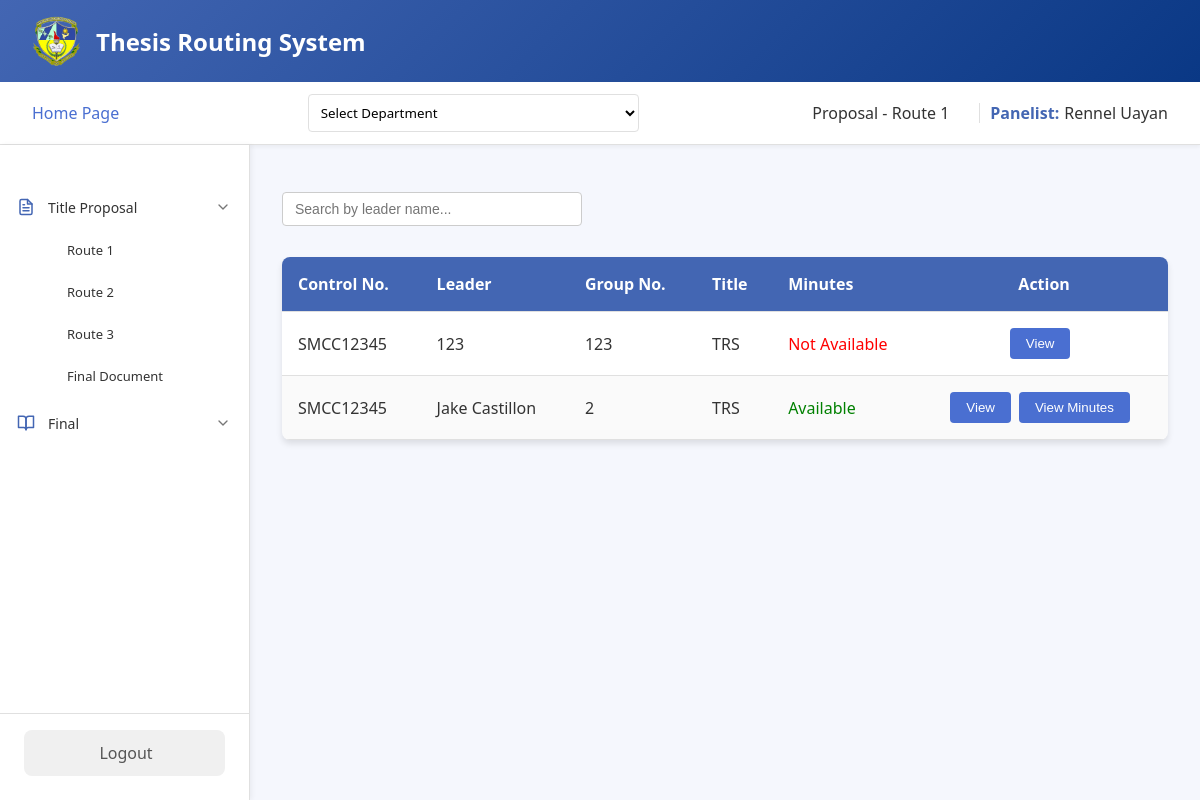
The app's page /panel/homepage/titleproposal/route1.php (signed in) with its own data.
### tables this page shows
CREATE TABLE `route1proposal_files` (
  `route1_id` int(11) NOT NULL,
  `student_id` int(11) NOT NULL,
  `docuRoute1` varchar(255) NOT NULL,
  `panel1_id` int(255) NOT NULL,
  `panel2_id` int(255) NOT NULL,
  `panel3_id` int(255) NOT NULL,
  `panel4_id` int(255) NOT NULL,
  `adviser_id` int(255) NOT NULL,
  `department` varchar(255) NOT NULL,
  `date_submitted` datetime DEFAULT NULL,
  `controlNo` varchar(255) NOT NULL,
  `fullname` varchar(255) NOT NULL,
  `group_number` int(255) NOT NULL,
  `title` varchar(255) NOT NULL,
  `school_year` varchar(255) NOT NULL,
  `panel5_id` varchar(255) NOT NULL,
  `minutes` varchar(255) NOT NULL,
  `routeNumber` varchar(255) NOT NULL
);

### panel/homepage/titleproposal/route1.php (the view, shortened to what this page needs)
<?php
include '../../../connection.php';
$selectedDepartment = $_POST['department'] ?? '';
$panel_id = $_SESSION['panel_id'];
$fullname = $_SESSION['fullname'] ?? 'Panelist';
?>
<!DOCTYPE html>
<html lang="en">
<head>
</head>
<body>
    <div class="container">
        <header class="header">
            <div class="logo-container">
                <img src="../../../assets/logo.png" alt="SMCC Logo">
                <div class="logo">Thesis Routing System</div>
            </div>
        </header>
        <div class="top-bar">
            <div class="homepage">
                <a href="../homepage.php">Home Page</a>
            </div>
            <div class="dropdown-container">
    <?php
    $checkPanel1Query = "SELECT COUNT(*) as count FROM route1proposal_files WHERE panel1_id = ? OR panel2_id = ? OR panel3_id = ? OR panel4_id = ? OR panel5_id = ?";
    $checkStmt = $conn->prepare($checkPanel1Query);
    $checkStmt->bind_param("sssss", $panel_id, $panel_id, $panel_id, $panel_id, $panel_id);
    $checkStmt->execute();
    $isPanelResult = $checkStmt->get_result();
    $isPanel1 = ($isPanelResult->fetch_assoc()['count'] > 0);
    if ($isPanel1): ?>
        <form method="POST">
            <select name="department" onchange="this.form.submit()">
                <option value="">Select Department</option>
            </select>
        </form>
    <?php endif; ?>
</div>
            <div class="user-info">
                <div class="routeNo" style="margin-right: 20px;">Proposal - Route 1</div>
                <span class="role">Panelist:</span>
                <span class="user-name"><?= htmlspecialchars($fullname) ?></span>
            </div>
        </div>
        <div class="main-content">
        <nav class="sidebar">
                <nav class="nav-menu">
                    <div class="menu-item dropdown">
                        <div class="menu-header">
                            <div class="icon">
                            </div>
                            <span>Title Proposal</span>
                            <div class="dropdown-icon expanded">
                                <svg xmlns="http://www.w3.org/2000/svg" viewBox="0 0 24 24" fill="none"
                                    stroke="currentColor" stroke-width="2" stroke-linecap="round"
                                    stroke-linejoin="round">
                                    <polyline points="6 9 12 15 18 9"></polyline>
                                </svg>
                            </div>
                        </div>
                        <div class="dropdown-content show">
                            <a href="../titleproposal/route1.php" class="submenu-item">Route 1</a>
                            <a href="../titleproposal/route2.php" class="submenu-item">Route 2</a>
                            <a href="../titleproposal/route3.php" class="submenu-item">Route 3</a>
                            <a href="../titleproposal/finaldocu.php" class="submenu-item">Final Document</a>
                        </div>
                    </div>
                    <div class="menu-item dropdown">
                        <div class="menu-header">
                            <div class="icon">
                                <svg xmlns="http://www.w3.org/2000/svg" viewBox="0 0 24 24" fill="none"
                                    stroke="currentColor" stroke-width="2" stroke-linecap="round"
                                    stroke-linejoin="round">
                                    <path d="M2 3h6a4 4 0 0 1 4 4v14a3 3 0 0 0-3-3H2z"></path>
                                    <path d="M22 3h-6a4 4 0 0 0-4 4v14a3 3 0 0 1 3-3h7z"></path>
                                </svg>
                            </div>
                            <span>Final</span>
                            <div class="dropdown-icon">
                                <svg xmlns="http://www.w3.org/2000/svg" viewBox="0 0 24 24" fill="none"
                                    stroke="currentColor" stroke-width="2" stroke-linecap="round"
                                    stroke-linejoin="round">
                                    <polyline points="6 9 12 15 18 9"></polyline>
                                </svg>
                            </div>
                        </div>
                    </div>
                </nav>
                <div class="logout">
                    <a href="../../../logout.php">Logout</a>
                </div>
            </nav>
            <div class="content" id="content-area">
            <div class="search-container">
                <input type="text" id="searchInput" class="search-box" placeholder="Search by leader name..." onkeyup="searchTable()">
            </div>
            <?php
            $query = "
                SELECT
                    docuRoute1,
                    department,
                    student_id,
                    route1_id,
                    controlNo,
                    fullname,
                    group_number,
                    title,
                    minutes
                FROM route1proposal_files
                WHERE (panel1_id = ? OR panel2_id = ? OR panel3_id = ? OR panel4_id = ? OR panel5_id = ?)
                " . ($selectedDepartment ? " AND department = ?" : "");
            $stmt = $conn->prepare($query);
            if ($selectedDepartment) {
                $stmt->bind_param("ssssss", $panel_id, $panel_id, $panel_id, $panel_id, $panel_id, $selectedDepartment);
            } else {
                $stmt->bind_param("sssss", $panel_id, $panel_id, $panel_id, $panel_id, $panel_id);
            }
            $stmt->execute();
            $result = $stmt->get_result();
            if ($result->num_rows > 0) {
                echo "
                <table>
                    <thead>
                        <tr>
                            <th>Control No.</th>
                            <th>Leader</th>
                            <th>Group No.</th>
                            <th>Title</th>
                            <th>Minutes</th>
                            <th class='action-label'>Action</th>
                        </tr>
                    </thead>
                    <tbody>
                ";
                while ($row = $result->fetch_assoc()) {
                    $filePath = htmlspecialchars($row['docuRoute1'], ENT_QUOTES);
                    $route1_id = htmlspecialchars($row['route1_id'], ENT_QUOTES);
                    $student_id = htmlspecialchars($row['student_id'], ENT_QUOTES);
                    $controlNo = htmlspecialchars($row['controlNo'], ENT_QUOTES);
                    $fullname = htmlspecialchars($row['fullname'], ENT_QUOTES);
                    $groupNo = htmlspecialchars($row['group_number'], ENT_QUOTES);
                    $title = htmlspecialchars($row['title'], ENT_QUOTES);
                    $minutes = $row['minutes'] ? htmlspecialchars($row['minutes'], ENT_QUOTES) : '';
                    $minutesStatus = $minutes ? '<span style="color: green;">Available</span>' : '<span style="color: red;">Not Available</span>';
                    echo "
                        <tr>
                            <td>$controlNo</td>
                            <td>$fullname</td>
                            <td>$groupNo</td>
                            <td>$title</td>
                            <td>$minutesStatus</td>
                            <td style='text-align: center;'>
                                <button class='view-button' onclick=\"viewFile('$filePath', '$route1_id', '$student_id')\">View</button>";
                    if ($minutes) {
                        echo "<button class='view-button' onclick=\"viewMinutes('$minutes')\">View Minutes</button>";
                    }
                    echo "    </td>
                        </tr>
                    ";
                }
                echo "
                    </tbody>
                </table>
                ";
            } else {
                echo "<p>No files uploaded yet.</p>";
            }
            ?>
            </div>
        </div>
    </div>
</body>
</html>

### panel/homepage/titleproposal/route1.php (style rules this page uses)
:root { --primary: #4366b3; --primary-light: #0a3885; --accent: #4a6fd1; --light: #f5f7fd; --dark: #333; --success: #28a745; --shadow: 0 4px 6px rgba(0, 0, 0, 0.1); --border: #e0e0e0; --white: #ffffff; --hover: #f5f7fd; --active: #e5ebf8; --text-light: #777777; --radius: 8px; }
* { margin: 0; padding: 0; box-sizing: border-box; }
body { font-family: 'Segoe UI', Tahoma, Geneva, Verdana, sans-serif; background-color: var(--light); color: var(--dark); min-height: 100vh; }
.container { display: flex; flex-direction: column; min-height: 100vh; }
.header { background: linear-gradient(135deg, var(--primary) 0%, var(--primary-light) 100%); color: white; padding: 1rem 2rem; box-shadow: var(--shadow); }
.logo-container { display: flex; align-items: center; }
.logo-container img { height: 50px; margin-right: 15px; }
.logo { font-size: 1.5rem; font-weight: 600; }
.top-bar { display: flex; justify-content: space-between; align-items: center; padding: 0.75rem 2rem; background-color: white; box-shadow: 0 2px 4px rgba(0, 0, 0, 0.05); border-bottom: 1px solid var(--border); }
.homepage a { color: var(--accent); text-decoration: none; font-weight: 500; transition: all 0.3s; }
.dropdown-container { display: flex; gap: 8px; margin-left: 15px; }
.dropdown-container select { padding: 0.5rem; border-radius: 4px; border: 1px solid var(--border); background-color: white; font-family: inherit; cursor: pointer; }
.user-info { display: flex; align-items: center; }
.role { font-weight: 600; margin-right: 5px; color: var(--primary); }
.user-name { color: var(--dark); }
.main-content { display: flex; flex: 1; }
.sidebar { width: 250px; background-color: white; padding: 1.5rem 0; box-shadow: 2px 0 5px rgba(0, 0, 0, 0.05); display: flex; flex-direction: column; justify-content: space-between; border-right: 1px solid var(--border); }
.sidebar a { display: block; padding: 0.75rem 1.5rem; color: var(--dark); text-decoration: none; transition: all 0.3s; border-left: 3px solid transparent; }
.logout { padding: 0 1.5rem; margin-top: auto; border-top: 1px solid var(--border); padding-top: 1rem; }
.logout a { display: flex; align-items: center; justify-content: center; background-color: #f0f0f0; color: #555; padding: 0.75rem; border-radius: 8px; text-decoration: none; font-weight: 500; transition: all 0.3s; }
.content { flex: 1; padding: 2rem; position: relative; overflow: auto; }
table { width: 100%; border-collapse: collapse; margin-top: 1rem; background-color: white; box-shadow: var(--shadow); border-radius: 8px; overflow: hidden; }
th, td { padding: 1rem; text-align: left; border-bottom: 1px solid var(--border); }
th { background-color: var(--primary); color: white; font-weight: 600; }
tr:nth-child(even) { background-color: rgba(0, 0, 0, 0.02); }
button { padding: 0.5rem 1rem; border: none; border-radius: 4px; cursor: pointer; font-weight: 500; transition: all 0.3s; }
.view-button { background-color: var(--accent); color: white; margin-right: 0.5rem; }
.action-label { text-align: center; }
.search-container { margin: 15px 0; width: 100%; display: flex; justify-content: flex-start; align-items: center; }
.search-box { padding: 8px 12px; border: 1px solid #ccc; border-radius: 4px; width: 300px; font-size: 14px; margin-bottom: 15px; }
.nav-menu { display: flex; flex-direction: column; padding: 1rem 0; gap: 4px; }
.menu-item { display: flex; flex-direction: column; }
.menu-header { display: flex; align-items: center; padding: 0.75rem 1rem; cursor: pointer; border-radius: 8px; transition: all 0.2s ease; gap: 12px; }
.icon { width: 20px; height: 20px; display: flex; align-items: center; justify-content: center; color: var(--primary); }
.icon svg { width: 18px; height: 18px; stroke: var(--primary); }
.menu-header span { flex: 1; font-size: 14px; color: var(--dark); }
.dropdown-icon { width: 20px; height: 20px; display: flex; align-items: center; justify-content: center; transition: transform 0.2s ease; }
.dropdown-icon svg { width: 16px; height: 16px; stroke: #777777; }
.dropdown-content { display: none; flex-direction: column; padding-left: 2.5rem; }
.dropdown-content.show { display: flex; }
.submenu-item { padding: 0.6rem 1rem; font-size: 13px; color: #777777; text-decoration: none; border-radius: 8px; transition: all 0.2s ease; }

### records on screen
route1proposal_files: controlNo "SMCC12345", fullname "123", group_number "123", title "TRS", minutes "Not Available"
route1proposal_files: controlNo "SMCC12345", fullname "Jake Castillon", group_number "2", title "TRS", shows "Available"

### other values on screen
$fullname "Rennel Uayan"
